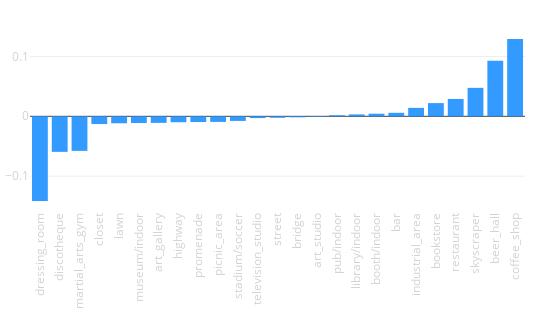

The cell this chart's notebook holds for it:
### Code cell
tags_delta(city_data, opposite_city_data)

### Figure 1 — Plotly figure (JSON) as saved in the notebook; plotly's stock layout.template omitted (floating-point values rounded to 4 significant figures)
{"data": [{"marker": {"color": "dodgerblue"}, "opacity": 0.9, "type": "bar", "uid": "d385f2e6-3c32-11e9-844c-3c15c2cf2370", "x": ["dressing_room", "discotheque", "martial_arts_gym", "closet", "lawn", "museum/indoor", "art_gallery", "highway", "promenade", "picnic_area", "stadium/soccer", "television_studio", "street", "bridge", "art_studio", "pub/indoor", "library/indoor", "booth/indoor", "bar", "industrial_area", "bookstore", "restaurant", "skyscraper", "beer_hall", "coffee_shop"], "y": [-0.1415, -0.05942, -0.05774, -0.01292, -0.01164, -0.01118, -0.01097, -0.009896, -0.00948, -0.009355, -0.007694, -0.002966, -0.002492, -0.001686, -0.001086, 0.001842, 0.003212, 0.00438, 0.005864, 0.01414, 0.02211, 0.02902, 0.04759, 0.09267, 0.1292]}], "layout": {"height": 330, "margin": {"b": 120, "l": 30, "r": 25, "t": 30}, "showlegend": false, "width": 550, "xaxis": {"tickangle": -90, "tickfont": {"color": "lightgrey", "size": 11.5}}, "xaxis2": {"tickangle": -90, "tickfont": {"color": "lightgrey", "size": 11.5}}, "yaxis": {"tickfont": {"color": "lightgrey", "size": 11.5}}, "yaxis2": {"tickfont": {"color": "lightgrey", "size": 11.5}}}}
